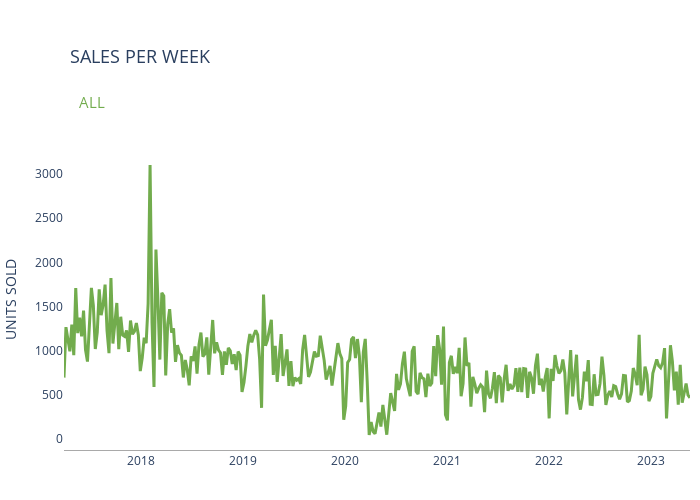

Notebook source saved alongside this figure:
### Code cell
product = 'ALL'
step = 'week'

df_product, df_dates = product_over_year(df_vendas, product, step)
plot_product_over_year(df_product, product, step)

### Figure 1 — Plotly figure (JSON) as saved in the notebook; plotly's stock layout.template omitted (floating-point values rounded to 4 significant figures; data arrays with more than 128 entries replaced by an {"elided": "..."} marker saying what was removed)
{"data": [{"line": {"color": "rgb(114, 172, 77)", "width": 3}, "mode": "lines", "type": "scatter", "x": {"elided": "320 str values"}, "y": {"elided": "320 float values"}}], "layout": {"annotations": [{"font": {"color": "rgb(114, 172, 77)", "size": 15}, "showarrow": false, "text": "ALL", "x": 0.02, "xref": "paper", "y": 1.2, "yref": "paper"}], "height": 500, "margin": {"b": 50, "l": 10, "r": 10, "t": 150}, "plot_bgcolor": "rgba(0,0,0,0)", "title": {"font": {"size": 18}, "text": "SALES PER WEEK", "x": 0.1, "y": 0.9}, "width": 700, "xaxis": {"linecolor": "rgba(169, 169, 169, 1)", "linewidth": 1, "showline": true}, "yaxis": {"title": {"text": "UNITS SOLD"}}}}
